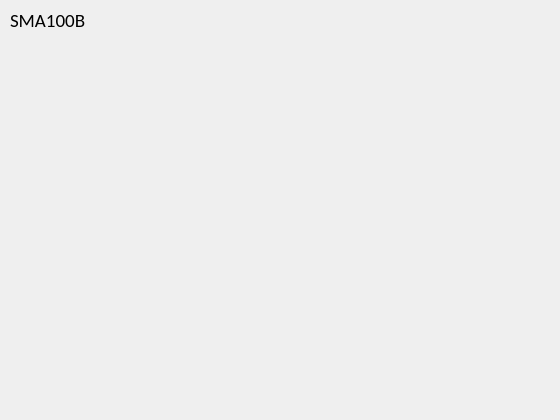
<?xml version="1.0" encoding="UTF-8"?>
<ui version="4.0">
 <class>Form</class>
 <widget class="QWidget" name="Form">
  <property name="geometry">
   <rect>
    <x>0</x>
    <y>0</y>
    <width>560</width>
    <height>420</height>
   </rect>
  </property>
  <property name="windowTitle">
   <string>Form</string>
  </property>
  <widget class="QLabel" name="label">
   <property name="geometry">
    <rect>
     <x>10</x>
     <y>10</y>
     <width>101</width>
     <height>21</height>
    </rect>
   </property>
   <property name="font">
    <font>
     <family>Calibri</family>
     <pointsize>14</pointsize>
    </font>
   </property>
   <property name="text">
    <string>SMA100B</string>
   </property>
  </widget>
 </widget>
 <resources/>
 <connections/>
</ui>
